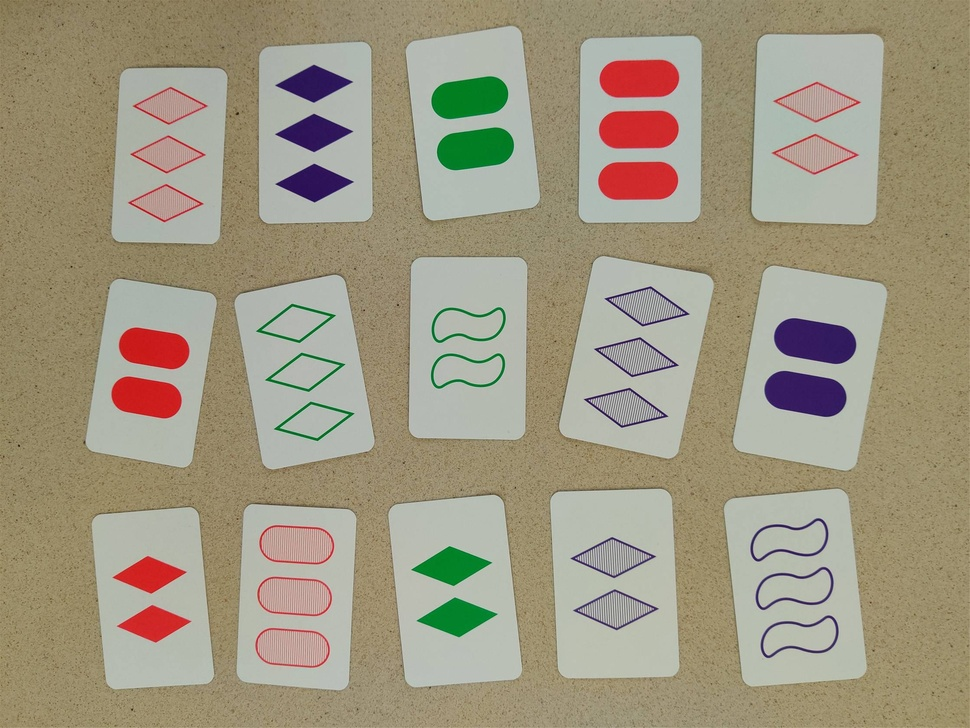
#> input picture Task2/cards/Ttpvb.jpg, 970 x 728 px, shrunk from 2237 x 1678 before the run
$ jupyter execute Task2-part2.ipynb
#> lines starting #> are read from the running program, lines starting #| are printed output that depends on the picture; after the words box and inside, x2 and y2 are one past the last pixel; in counts of white or black regions, pixels touching at a corner belong together
[cell 1]
import numpy as np
import cv2 as cv
import os
import matplotlib.pyplot as plt

os.getcwd()

[cell 2]
def make_fig(images, titles, plots, size):
    fig = plt.figure(figsize=size)
    for i in range(len(images)):
        fig.add_subplot(plots[0], plots[1], i+1)
        image = images[i]
        plt.imshow(image[:,:,::-1]) # converting from bgr to rgb
        plt.title(titles[i])
    plt.show()

def make_fig_gray(images, titles, plots, size):
    fig = plt.figure(figsize=size)
    for i in range(len(images)):
        fig.add_subplot(plots[0], plots[1], i+1)
        plt.imshow(images[i], cmap='gray')
        plt.title(titles[i])
    plt.show()

def display_image(image, title='original', colored=None):
    plt.figure(figsize=(10, 10))
    if colored:
        plt.imshow(image[:,:,::-1]) # converting from bgr to rgb
    else:
        plt.imshow(image, cmap='gray')
    plt.axis("off")
    plt.title(title)
    plt.show()

def display2Images(img1, img2):
    fig= plt.figure(figsize=(10,20))
    fig.add_subplot(1, 2, 1)
    plt.imshow(img1, cmap='gray')
    plt.axis('off')
    plt.title("First")

    fig.add_subplot(1, 2, 2)
    plt.imshow(img2, cmap='gray')
    plt.axis('off')
    plt.title("Second")
    plt.show()

[cell 3]
img = cv.imread('cards/Ttpvb.jpg')
#> img is the input picture: shape (728, 970, 3); mean B, G, R 129.3, 151.1, 159.3
img_copy = img.copy()
#display_image(img_copy)

gray = cv.cvtColor(img, cv.COLOR_BGR2GRAY)
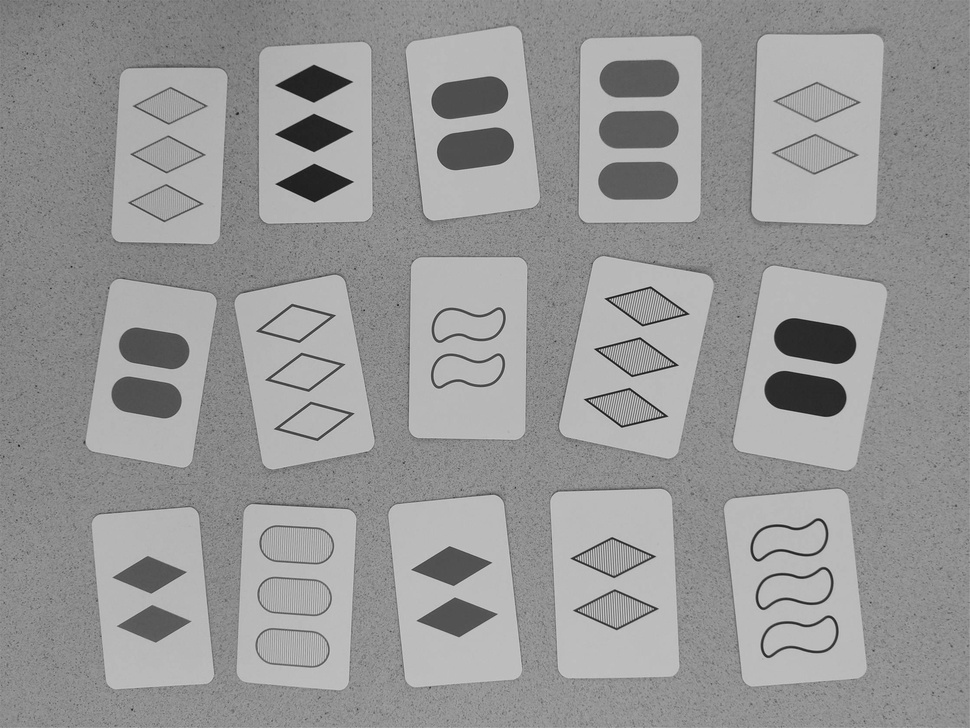
#> gray: shape (728, 970); min 18, max 208, mean 151.1
#display_image(gray,"gray")
gaussian = cv.GaussianBlur(gray, (9, 9), 0)
#display_image(gaussian,"gaussian_blur_stronger")

median = cv.medianBlur(gaussian, 9)
#display_image(median,"median+ gauusian")

canny = cv.Canny(median,50,130)
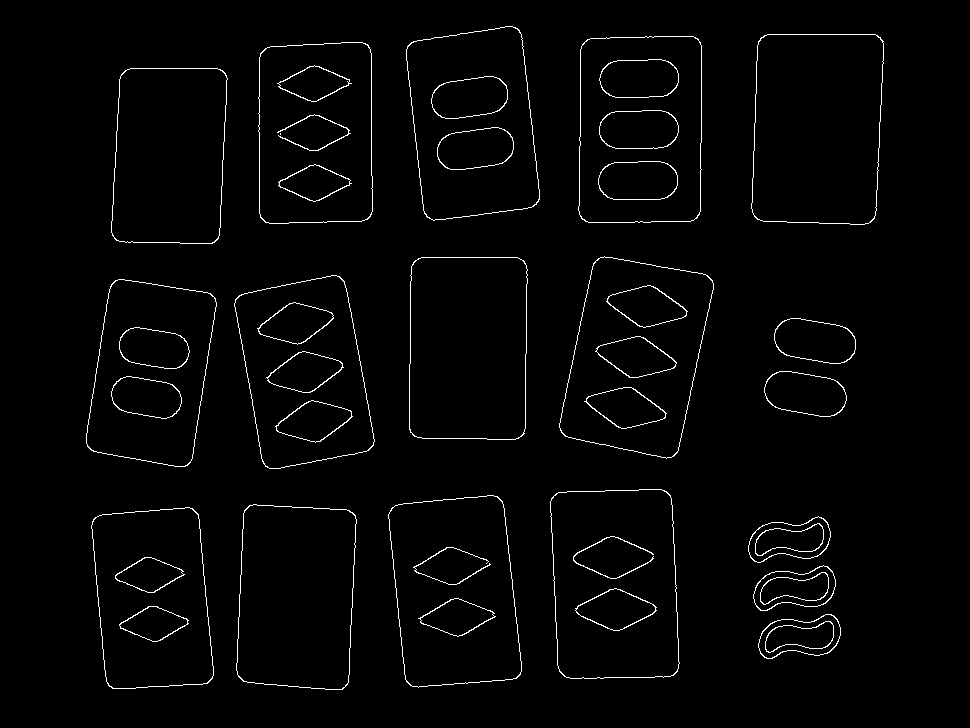
#> canny: shape (728, 970); 2% white in thin lines or dots, all inside (x1, y1, x2, y2) = (86, 26, 884, 690)
display_image(canny,"canny")

kernel = np.ones((3, 3), np.uint8)
#dilated = cv.dilate(canny, kernel, iterations=1)
#display_image(dilated ,"dilated")

[cell 4]
contours, hierarchy = cv.findContours(canny , cv.RETR_EXTERNAL, cv.CHAIN_APPROX_NONE)
#> contours = 18 contours; largest, box (x1, y1, x2, y2) and area: (751, 34, 884, 225) 23428, (559, 256, 714, 459) 22564, (550, 489, 680, 679) 22536, (578, 36, 702, 223) 22236, (388, 495, 522, 688) 21302

filtered_contours = []

min_area = 10000
for contour in contours:
    area = cv.contourArea(contour)
    if area > min_area:
        filtered_contours.append(contour)
#> this loop made 18 passes
#> area on passes 1 to 12: 2580.5, 2579.5, 2599, 18803.5, 20025.5, 21302.5, 22536, 2830, 2826.5, 18800.5, 20103, 20882
#> after the loop, filtered_contours = 13 contours; largest, box (x1, y1, x2, y2) and area: (751, 34, 884, 225) 23428, (559, 256, 714, 459) 22564, (550, 489, 680, 679) 22536, (578, 36, 702, 223) 22236, (388, 495, 522, 688) 21302


cv.drawContours(img_copy, filtered_contours, -1, (255, 0, 0), 3)
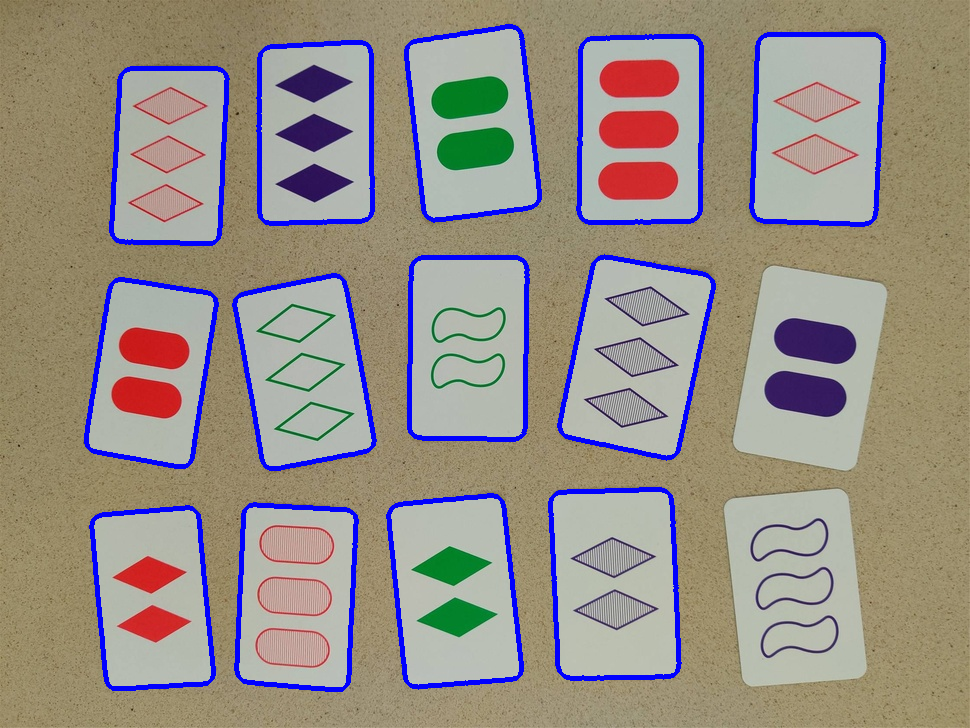
#> img_copy: shape (728, 970, 3); 5.18% of pixels changed, all inside (x1, y1, x2, y2) = (84, 24, 886, 692)
print(f"Number of contours {len(filtered_contours)}")
#| Number of contours 13
print(contours[0])
#> (printed output is left out)
display_image(img_copy, "Filtered Contours")

[cell 5]
for contour in filtered_contours:
    mask = np.zeros(img.shape[:2], np.uint8)
    cv.drawContours(mask, [contour],-1, 255, -1)
    #masked = cv.bitwise_and(img, img, mask=mask)
    display_image(mask, "Mask Card")
#> this loop made 13 passes
#> pass 1, in display_image (call 3), `plt.show()`:
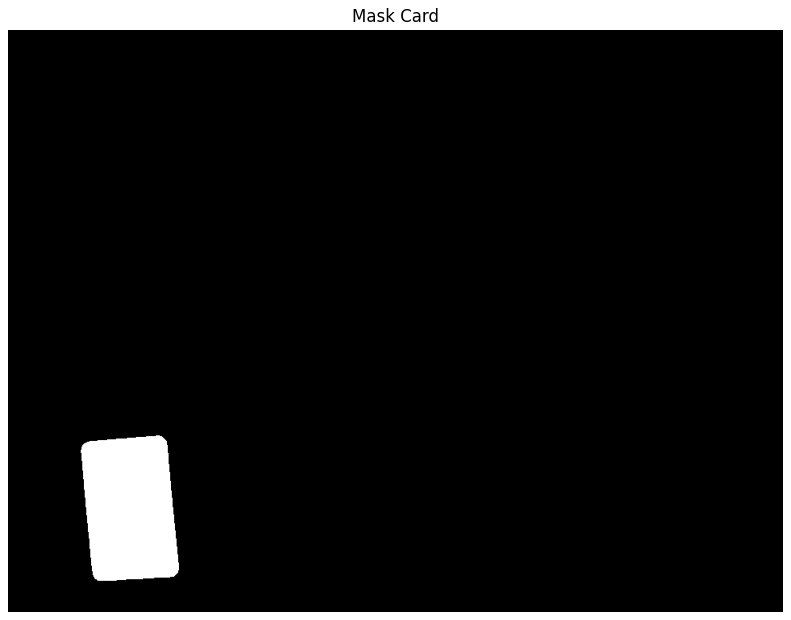
#> figure drawn by matplotlib, 1 panel
#> pass 2, in display_image (call 4), `plt.show()`:
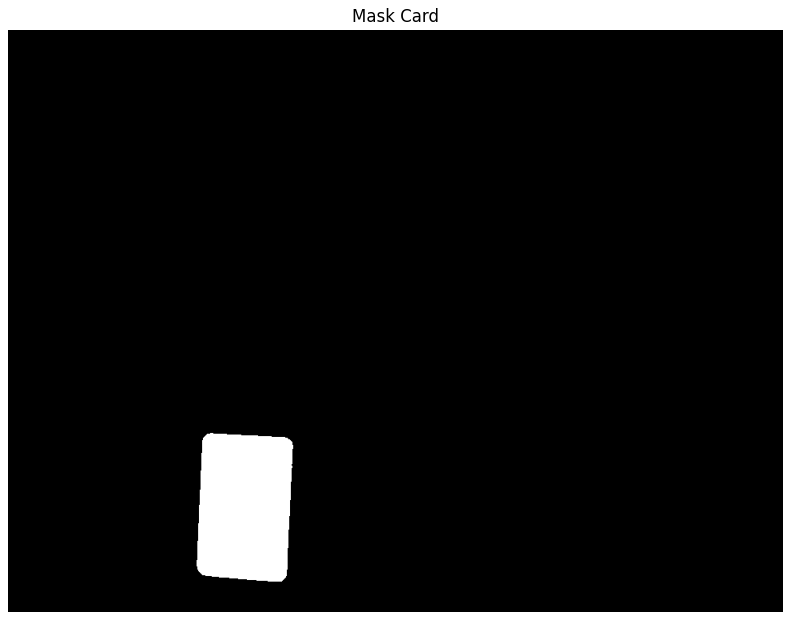
#> figure drawn by matplotlib, 1 panel
#> after the loop:
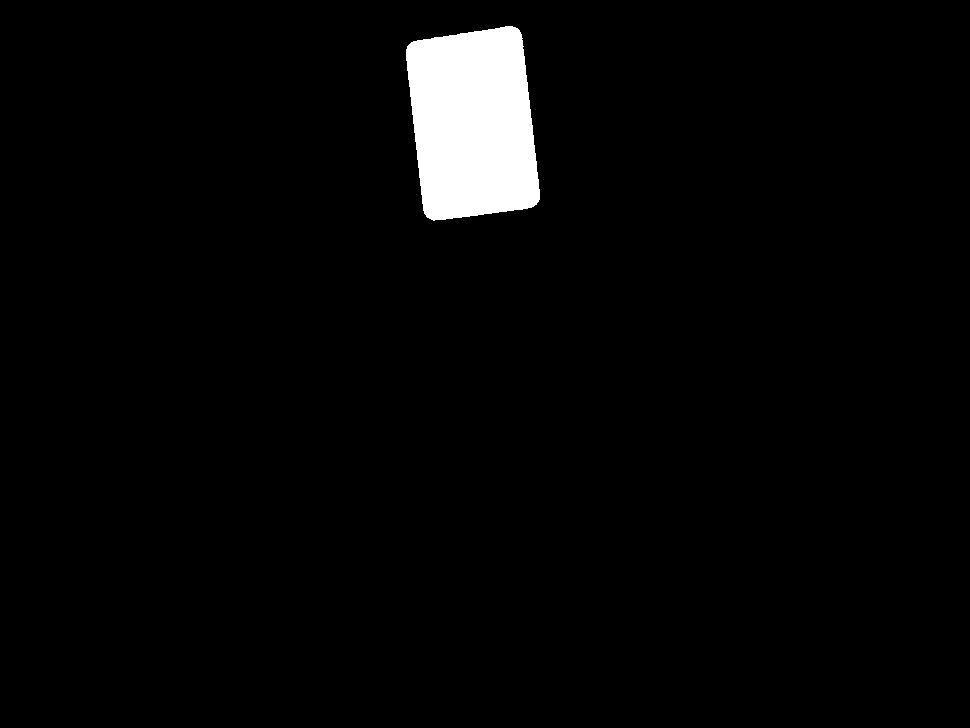
#> mask: shape (728, 970); 3% white; 1 white region, box (x1, y1, x2, y2) and area: (406, 26, 540, 221) 21370

$ run again, with Task2/cards/9B6hJ.jpg copied over Task2/cards/Ttpvb.jpg
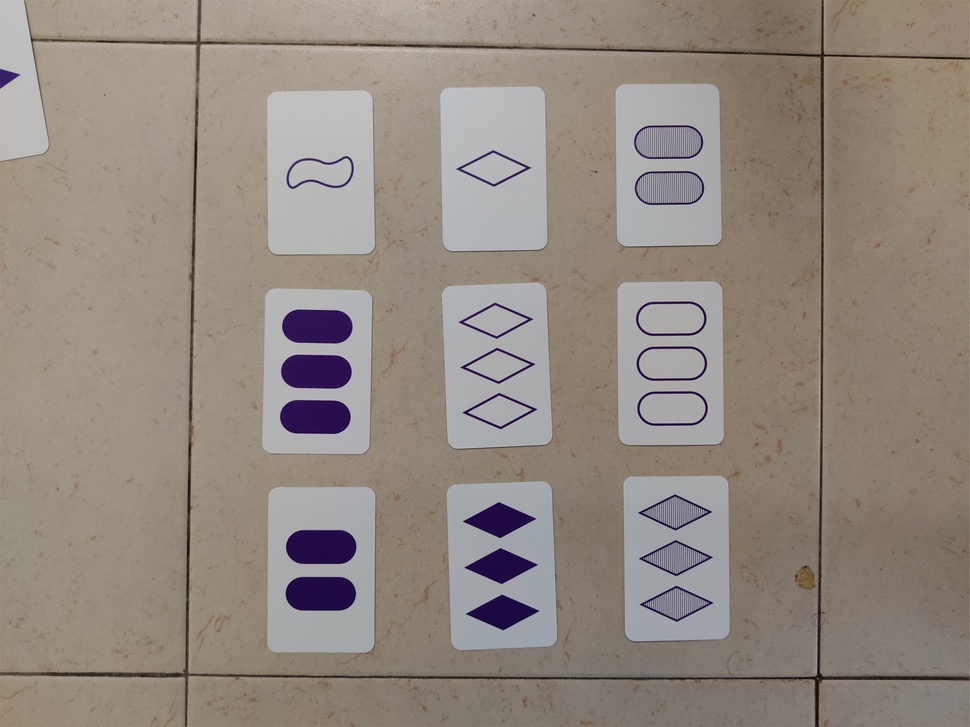
#> input picture Task2/cards/9B6hJ.jpg, 970 x 727 px, shrunk from 2127 x 1595 before the run
#> img is the input picture: shape (727, 970, 3); mean B, G, R 128, 137.1, 146.6
#> `canny = cv.Canny(median,50,130)`:
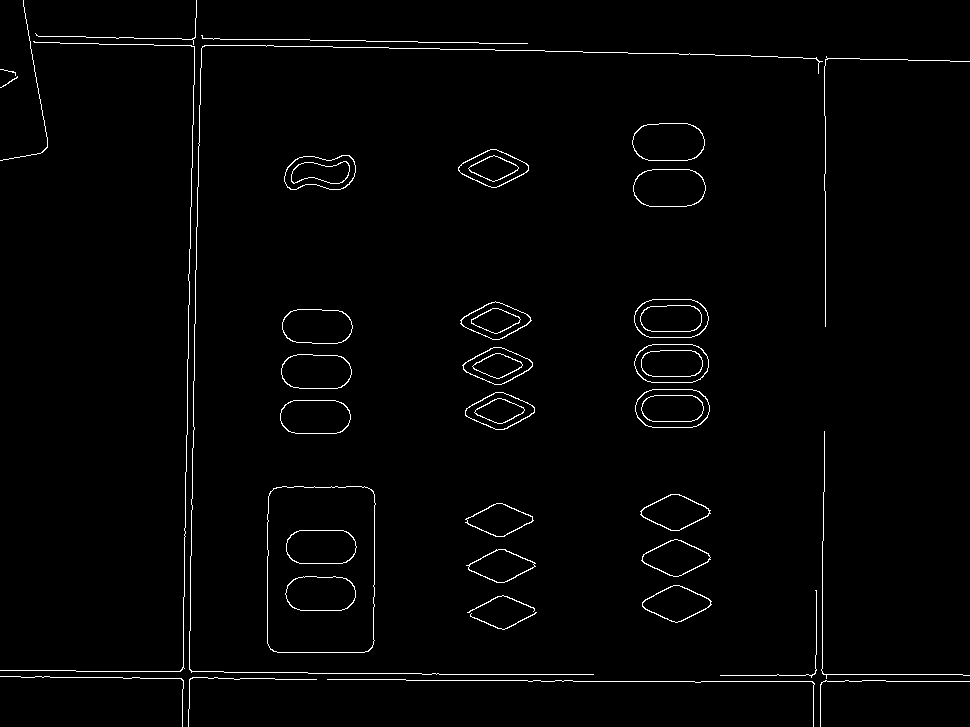
#> canny: shape (727, 970); 1.6% white in thin lines or dots
#> contours = 35 contours, 14 with area under 20; largest, box (x1, y1, x2, y2) and area: (267, 486, 376, 653) 17509, (635, 389, 710, 428) 2470, (634, 344, 709, 383) 2468, (634, 299, 709, 338) 2468, (633, 169, 706, 207) 2338
#> the loop `for contour in contours:` made 35 passes
#> area on passes 5, 6, 8, 9, 10, 11, 12, 13: 26.5, 27.5, 1572.5, 1339, 1568.5, 1331, 1571, 17509
#> after the loop `for contour in contours:`: filtered_contours = 1 contour; box (x1, y1, x2, y2) and area: (267, 486, 376, 653) 17509
#> img_copy: shape (727, 970, 3); 0.37% of pixels changed, all inside (x1, y1, x2, y2) = (265, 484, 378, 655)
#| Number of contours 1
#> (printed output is left out)
#> the loop `for contour in filtered_contours:` made 1 pass
#> after the loop `for contour in filtered_contours:`:
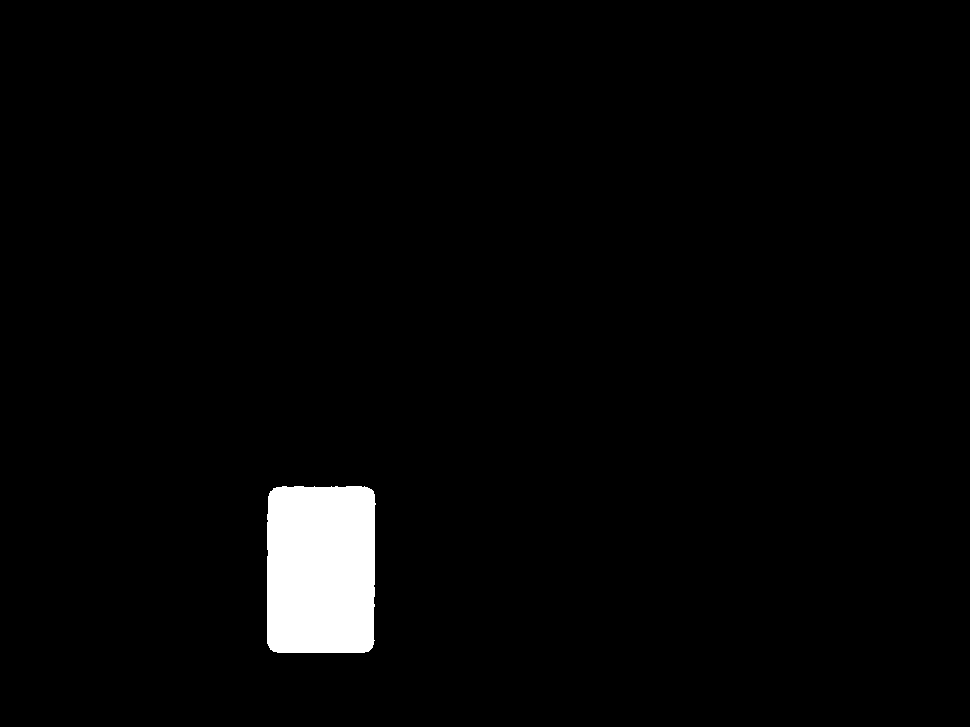
#> mask: shape (727, 970); 2.5% white; 1 white region, box (x1, y1, x2, y2) and area: (267, 486, 376, 653) 17770
